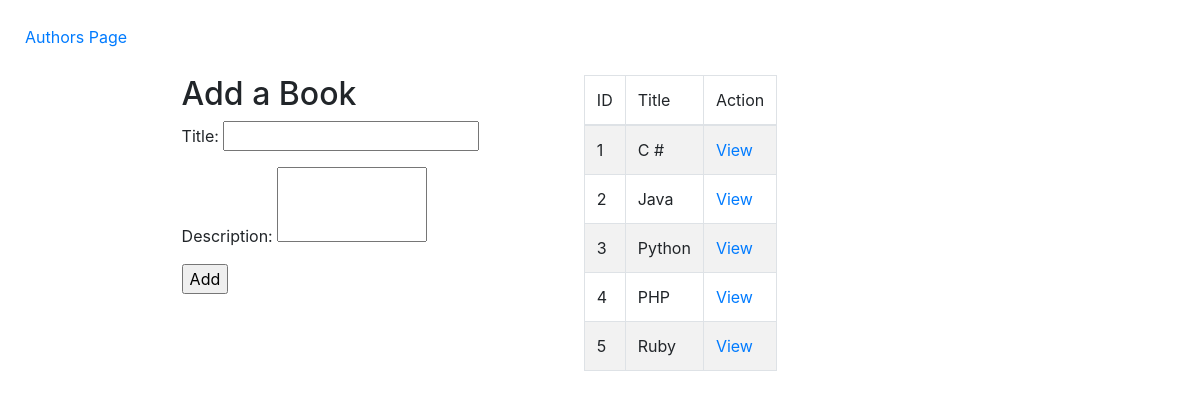
The page / on the database its author committed.
### books_authors_app/models.py (models this page shows)
class Book(models.Model):
    title = models.CharField(max_length=255)
    desc = models.TextField()
    created_at = models.DateTimeField(auto_now_add=True)
    updated_at = models.DateTimeField(auto_now=True)

### books_authors_app/views.py (the view)
# urls.py: path('',views.books), #página principal
def books(request):
    context = {
        "all_books": Book.objects.all()
    }
    return render(request,"books.html",context)

### books_authors_app/templates/books.html (shortened to what this page needs)
<!DOCTYPE html>
    <html>
    <head>
        <link rel="stylesheet" href="https://stackpath.bootstrapcdn.com/bootstrap/4.2.1/css/bootstrap.min.css">
    </head>
    <body>
        <a href="/authors">Authors Page</a>
        <div>
            <h2>Add a Book</h2>
            <form action='/add_book' method='post'>
                <p>Title: <input type="text" name="title"></p>
                <p>Description: <textarea name="desc"></textarea></p>
                <input type="submit" value="Add">
            </form>
        </div>
        <div>
            <table class="table table-striped table-bordered">
                <thead class="thead-light">
                    <tr>
                        <td>ID</td>
                        <td>Title</td>
                        <td>Action</td>
                    </tr>
                </thead>
                <tbody>
                    {% for book in all_books %}
                    <tr>
                        <td>{{ book.id }}</td>
                        <td>{{ book.title }}</td>
                        <td><a href="/books/{{ book.id }}">View</a></td>
                    </tr>
                    {% endfor %}
                </tbody>
            </table>
        </div>
    </body>
</html

### books_authors_app/templates/books.html (style rules this page uses)
body { padding: 25px; }
div { margin: 50px; display: inline-block; vertical-align: top; }
textarea { height: 75px; width: 150px; resize: none; }

### rows shown on the page
Book: id "1", title "C #"
Book: id "2", title "Java"
Book: id "3", title "Python"
Book: id "4", title "PHP"
Book: id "5", title "Ruby"
